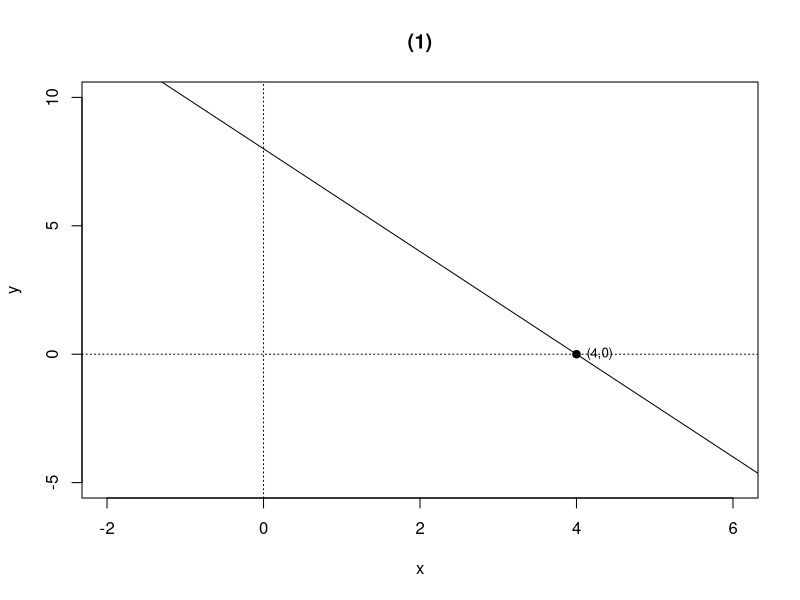

Reproduce this figure in R. (Note: this script raises an error after producing the figure.)
setwd("C:/Users/18904/Github/junior-mathematics/codes")

# week114 figures

draw1 = function(){
  cairo_pdf("../figures/week114-1.pdf", width=4, height=4, family="sans")
  plot(0,0,type="n",xlim=c(-2,6),ylim=c(-5,10),xlab="x",ylab="y",main="(1)")
  abline(h=0,v=0,lty=3); abline(a=8,b=-2,lty=1)
  points(4,0,pch=19)
  text(4,0,"(4,0)",pos=4,cex=0.8)
  dev.off()
  svglite::svglite("../figures/week114-1.svg", width=4, height=4)
  plot(0,0,type="n",xlim=c(-2,6),ylim=c(-5,10),xlab="x",ylab="y",main="(1)")
  abline(h=0,v=0,lty=3); abline(a=8,b=-2,lty=1)
  points(4,0,pch=19)
  text(4,0,"(4,0)",pos=4,cex=0.8)
  dev.off()
}

draw2 = function(){
  cairo_pdf("../figures/week114-2.pdf", width=4, height=4, family="sans")
  plot(0,0,type="n",xlim=c(-5,3),ylim=c(-2,12),xlab="x",ylab="y",main="(2)")
  abline(h=0,v=0,lty=3)
  abline(a=2,b=-0.5,lty=1)
  abline(a=9,b=3,lty=2)
  legend("topleft",c("y1=-x/2+2","y2=3x+9"),lty=c(1,2),cex=0.7)
  dev.off()
  svglite::svglite("../figures/week114-2.svg", width=4, height=4)
  plot(0,0,type="n",xlim=c(-5,3),ylim=c(-2,12),xlab="x",ylab="y",main="(2)")
  abline(h=0,v=0,lty=3)
  abline(a=2,b=-0.5,lty=1)
  abline(a=9,b=3,lty=2)
  legend("topleft",c("y1=-x/2+2","y2=3x+9"),lty=c(1,2),cex=0.7)
  dev.off()
}

draw1(); draw2()
